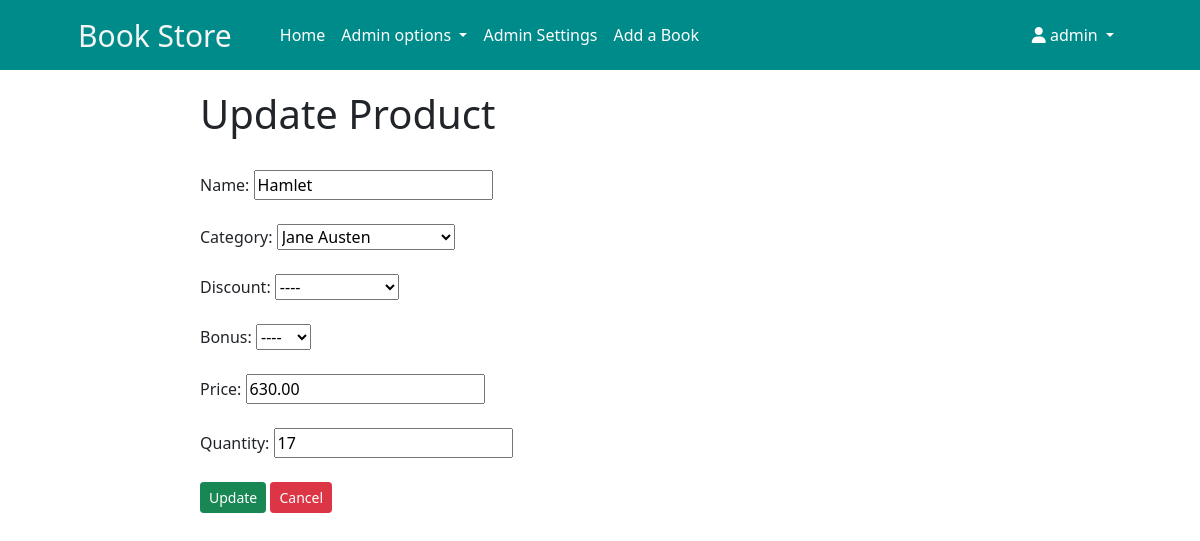
The page /product/hamlet/edit/ (signed in) on the database its author committed.
### store/models.py (models this page shows, shortened)
class Product(models.Model):
    name = models.CharField(max_length=100)
    slug = models.SlugField(unique=True, null=True, blank=True)
    price = models.DecimalField(max_digits=10, decimal_places=2)
    author = models.ForeignKey(Author, related_name='products', on_delete=models.SET_NULL, null=True, blank=True)
    discount = models.ForeignKey(Discount, on_delete=models.SET_NULL, null=True, blank=True)
    bonus = models.ForeignKey(Bonus, on_delete=models.SET_NULL, null=True, blank=True)

class Inventory(models.Model):
    product = models.OneToOneField(Product, on_delete=models.CASCADE)
    quantity = models.PositiveIntegerField()

### admin_panel/views.py (the view, shortened to what this page needs)
# urls.py: path('product/<slug:slug>/edit/', views.product_update, name='product_update'),
@login_required
def product_update(request, slug):
    if request.user.is_superuser:
        product = get_object_or_404(Product, slug = slug)
        inventory = get_object_or_404(Inventory, product = product)
        categories = Author.objects.all()
        discounts = Discount.objects.all()
        bonuses = Bonus.objects.all()
        return render(request, 'admin_panel/product_update.html', {
            'product': product,
            'inventory': inventory,
            'categories': categories,
            'discounts': discounts,
            'bonuses': bonuses,
        })

### templates/admin_panel/product_update.html (shortened to what this page needs)
{% include 'navbar.html' %}
{% block content %}
<main>
    <h1>Update Product</h1>
    <br>
    <form method="post">
        <label for="name">Name:</label>
        <input type="text" id="name" name="name" value="{{ product.name }}" required>
        <br>
        <br>
        <label for="category">Category:</label>
        <select name="category" id="category">
            {% for category in categories %}
            <option value="{{ category.id }} "> {{ category.name }} </option>
            {% endfor %}
        </select>
        <br>
        <br>
        <label for="discount">Discount:</label>
        <select name="discount" id="discount" >
            <option value=""> ---- </option>
        </select>
        <br>
        <br>
        <label for="bonus">Bonus:</label>
        <select name="bonus" id="bonus">
            <option value=""> ---- </option>
        </select>
        <br>
        <br>
        <label for="price">Price:</label>
        <input type="number" id="price" name="price" value="{{ product.price }}" step="0.01" required>
        <br>
        <br>
        <label for="quantity">Quantity:</label>
        <input type="number" id="quantity" name="quantity" value="{{ inventory.quantity }}" required>
        <br>
        <br>
        <button class="btn btn-sm btn-success" type="submit">Update</button>
        <a class="btn btn-sm btn-danger" href="{% url 'product_list' %}">Cancel</a>
    </form>
</main>
{% endblock %}

### templates/navbar.html (shortened to what this page needs)
{% extends 'base.html' %}
{% block content %}
<nav class="navbar navbar-expand-lg navbar-dark"
    style="
        width: 100%;
        height: 70px;
        background: darkcyan;
        color: white;
">
    <div class="container px-4 px-lg-5">
        <a class="navbar-brand" href="#!" style="font-size: 30px; color: whitesmoke;"> Book Store </a>
        <div class="collapse navbar-collapse" id="navbarSupportedContent">
            <ul class="navbar-nav me-auto mb-2 mb-lg-0 ms-lg-4">
                <li class="nav-item">
                    <a class="nav-link active" aria-current="page" href="{% url 'store-front' %}"> Home </a>
                </li>
                {% if user.is_superuser %}
                <li class="nav-item dropdown">
                    <a class="nav-link dropdown-toggle active" href="#" id="navbarDarkDropdownMenuLink" role="button" data-bs-toggle="dropdown" aria-expanded="false">
                      Admin options
                    </a>
                </li>
                <li class="nav-item">
                    <li><a class="nav-link active" href="http://127.0.0.1:8000/admin/"> Admin Settings </a></li>
                    <li><a class="nav-link active" href="{% url 'product_create' %}"> Add a Book </a></li>
                </li>
                {% endif %}
            </ul>
            <ul class="navbar-nav mb-2 mb-lg-0">
                <li class="nav-item">
                    {% if user.is_authenticated %}
                    <div class="user-info">
                        <div class="nav-item dropdown">
                            <a class="nav-link dropdown-toggle active" href="#" role="button" data-bs-toggle="dropdown" aria-expanded="false">
                                <i class="fas fa-user"></i>
                                {{ user.username }}
                            </a>
                        </div>
                    </div>
                    {% else %}
                    <div>
                        <a href="{% url 'login' %}" class="btn btn-sm btn-secondary">Login</a>
                        <a href="{% url 'signup' %}" class="btn btn-sm btn-secondary">Register</a>
                    </div>
                    {% endif %}
                </li>
            </ul>
        </div>
    </div>
</nav>
{% endblock %}

### templates/base.html (style rules this page uses)
main { margin-top: 20px; margin-left: 200px; margin-right: 200px; }

### rows shown on the page
Product: name "Hamlet", price "630.00"
Inventory: quantity "17"

### other values the page prints
{{ user.username }} "admin"
form field category "Jane Austen"
